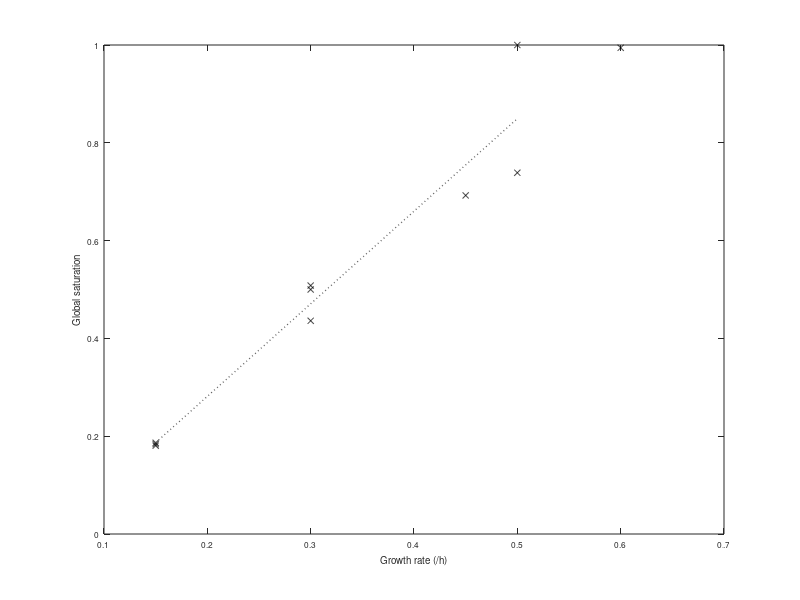

Reproduce this figure in MATLAB. (Note: this script raises an error after producing the figure.)
%% Plot growth rate and saturation factor

load('Egsf2_result.mat');
clr = [99,99,99]/255;
x = global_saturation_factor_list(:,1);
y = global_saturation_factor_list(:,2);
% x = x(y ~= 1);
% y = y(y ~= 1);
x = x(~isnan(y));
y = y(~isnan(y));
p = polyfit(x(1:end-1),y(1:end-1),1);

hold on;
box on;
scatter(x,y,20,'x','LineWidth',0.1,'MarkerEdgeColor','k','MarkerEdgeAlpha',0.7);

x1 = linspace(x(1),x(end-1));  
y1 = polyval(p,x1); 

plot(x1,y1,':','LineWidth',1,'Color',clr);
set(gca,'FontSize',6,'FontName','Helvetica');
xlabel('Growth rate (/h)','FontSize',7,'FontName','Helvetica');
ylabel('Global saturation','FontSize',7,'FontName','Helvetica');

equation = ['y = ',num2str(round(p(1),3)),'x',num2str(round(p(2),3)),];
text(0.25,0.25,equation,'FontSize',7,'FontName','Helvetica','Color','k');

rsq = corr(y(1:end-1),polyval(p,x(1:end-1)))^2;
R2 = ['R^2 = ',num2str(round(rsq,3))];
text(0.12,0.8,R2,'FontSize',7,'FontName','Helvetica','Color','k');

ylim([0 1]);
xlim([0.1 0.6]);
set(gca,'xtick',0.1:0.1:0.6);

set(gcf,'position',[0 0 160 80]);
set(gca,'position',[0.17 0.33 0.55 0.53]);


% load('Egsf2_result.mat');
% clr = [99,99,99]/255;
% x = global_saturation_factor_list(:,1);
% y = global_saturation_factor_list(:,2);
% % x = x(y ~= 1);
% % y = y(y ~= 1);
% x = x(~isnan(y));
% y = y(~isnan(y));
% k = x\y;
% 
% hold on;
% box on;
% scatter(x,y,20,'x','LineWidth',0.1,'MarkerEdgeColor','k','MarkerEdgeAlpha',0.7);
% plot([0;0.6],[0;0.6*k],':','LineWidth',1,'Color',clr);
% set(gca,'FontSize',6,'FontName','Helvetica');
% xlabel('Growth rate (/h)','FontSize',7,'FontName','Helvetica');
% ylabel('Global saturation factor','FontSize',7,'FontName','Helvetica');
% 
% equation = ['y = ',num2str(round(k,3)),' x'];
% text(0.05,0.8,equation,'FontSize',7,'FontName','Helvetica','Color','k');
% 
% yfit =  k * x;
% yresid = y - yfit;
% SSresid = sum(yresid.^2);
% SStotal = (length(y)-1) * var(y);
% rsq = 1 - SSresid/SStotal;
% 
% R2 = ['R^2 = ',num2str(round(rsq,3))];
% text(0.05,0.6,R2,'FontSize',7,'FontName','Helvetica','Color','k');
% 
% ylim([0 1]);
% 
% set(gcf,'position',[0 0 160 80]);
% set(gca,'position',[0.17 0.33 0.55 0.53]);

